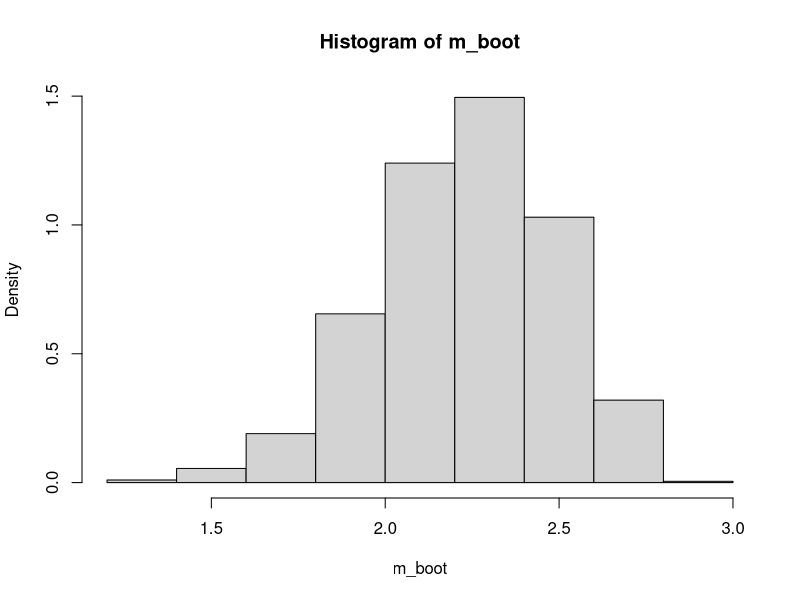

Generate this figure with R:
# the test function T
test_function <- function(x) {
  return (abs(mean(x) - m_h0))
}

# returns the estimator values of every bootstrap sample
bootstrap <- function(x, B, estimator) {
  thetas <- rep(NA, B)
  for (b in 1:B) {
    bootstrap <- sample(x, replace = TRUE)
    thetas[b] <- estimator(bootstrap)
  }
  return (thetas)
}


# inverse transform sampling
n <- 10
u <- runif(10, 0, 1)
x <- log((exp(3)-1)*u + 1)

m_h0 <- 2 # null hypothesis
m <- mean(x)  # sample mean
t <- test_function(x) # test function T for the sample
cat("mean =", m)
cat("T =", t)

# center sample according to h0
if (m < m_h0) {
  x_new <- x + t
} else {
  x_new <- x - t
}

# bootstrap estimates of T
B <- 1000
t_boot <- bootstrap(x_new, B, test_function)

# calculate p-value
pvalue <- (sum(t_boot[t_boot > t])+1) / (B+1)
cat("p-value =", pvalue)

# find 95% confidence interval
a <- 0.05
m_boot <- bootstrap(x, B, mean)
m_boot <- sort(m_boot)
quantile1 <- m_boot[as.integer(round(a/2*B))]
quantile2 <- m_boot[as.integer(round((1-a/2)*B))]
cat("CI: (", quantile1, ', ', quantile2, ")", sep='')

# histogram of means
hist(m_boot, prob=T)






